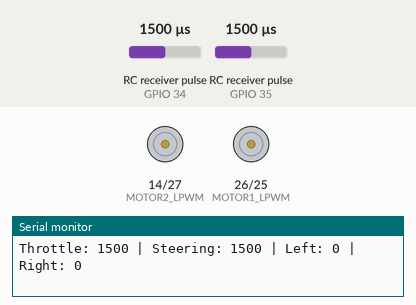
The sketch below on a simulated ESP32. Parts: motor-driver pin pairs drawn as motors (green arrow = first pin HIGH = forward, orange = second pin HIGH = backward, longer = more drive), the last lines printed to the serial monitor. Wiring (inferred from the names in the program): 2 × RC receiver channel: data GPIO 34 / data GPIO 35. Inputs (shaded band) come from the test bench; at power-on: RC receiver pulse (sensors on GPIO 34, GPIO 35) 1500 µs.

Above: at 1.2 s.
1.3 s: RC receiver pulse (sensor on GPIO 34) set to 1020 µs
At 2.3 s:
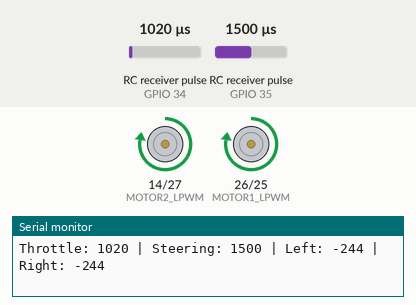
2.8 s: RC receiver pulse (sensor on GPIO 35) set to 1020 µs
At 3.9 s:
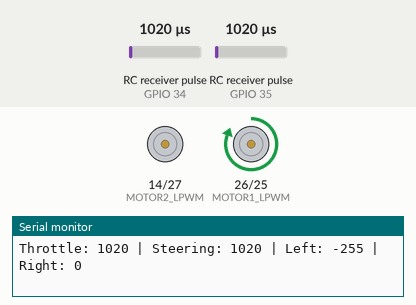
4.3 s: RC receiver pulse (sensor on GPIO 34) set to 1250 µs
At 5.5 s:
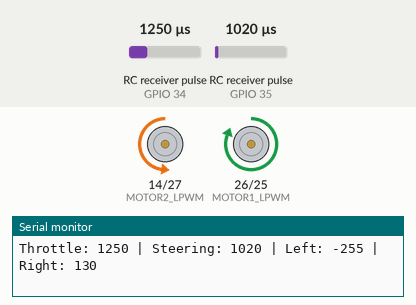
5.8 s: RC receiver pulse (sensor on GPIO 35) set to 1500 µs
At 6.1 s:
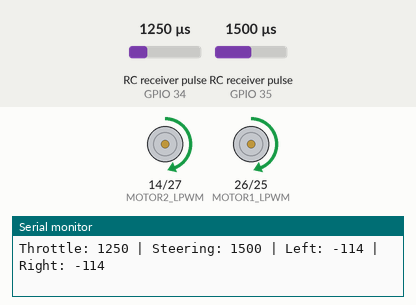
7.3 s: RC receiver pulse (sensor on GPIO 34) set to 1750 µs
At 8.0 s:
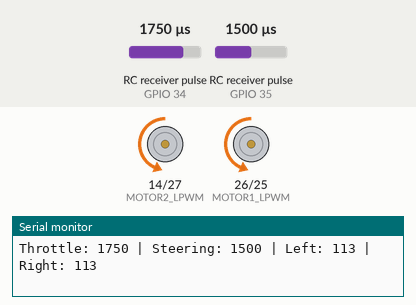
8.8 s: RC receiver pulse (sensor on GPIO 35) set to 1250 µs
At 9.6 s:
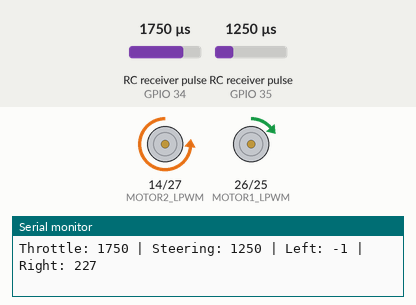
Timing chart, 0 to 11.3 s (numbered marks = the images above; inputs shaded):
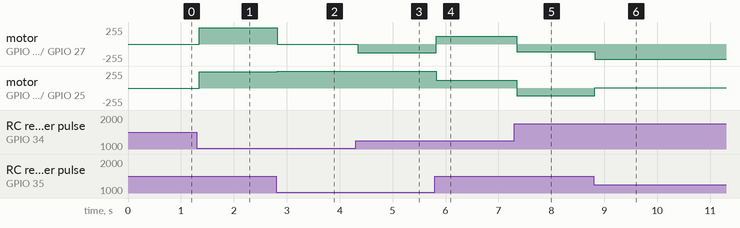

The sketch:

rc_car.ino
```cpp
/*
  ============================================================
  Wireless RC Car Using ESP32
  ============================================================

  Project:
  Wireless Dual-Motor RC Car

  Controller:
  ESP32

  Receiver:
  FlySky FS-iA6B

  Motor Drivers:
  2 x BTS7960

  Power:
  3S LiPo Battery (11.1V nominal, 12.6V fully charged)
  LM2596 Buck Converter(s)

  ------------------------------------------------------------
  Receiver Connections
  ------------------------------------------------------------
  CH1 -> GPIO 34  (Throttle)
  CH2 -> GPIO 35  (Steering)

  ------------------------------------------------------------
  BTS7960 #1
  ------------------------------------------------------------
  RPWM -> GPIO 25
  LPWM -> GPIO 26

  ------------------------------------------------------------
  BTS7960 #2
  ------------------------------------------------------------
  RPWM -> GPIO 27
  LPWM -> GPIO 14

  ============================================================
*/


// ============================================================
// PIN DEFINITIONS
// ============================================================

// ---------- Receiver ----------
const int THROTTLE_PIN = 34;
const int STEERING_PIN = 35;


// ---------- BTS7960 Motor Driver #1 ----------
const int MOTOR1_RPWM = 25;
const int MOTOR1_LPWM = 26;


// ---------- BTS7960 Motor Driver #2 ----------
const int MOTOR2_RPWM = 27;
const int MOTOR2_LPWM = 14;


// ============================================================
// PWM SETTINGS
// ============================================================

const int PWM_FREQUENCY = 1000;
const int PWM_RESOLUTION = 8;       // 8-bit = 0 to 255

const int MAX_SPEED = 255;


// ============================================================
// RC SIGNAL SETTINGS
// ============================================================

// Typical RC receiver pulse range
const int RC_MIN = 1000;
const int RC_CENTER = 1500;
const int RC_MAX = 2000;

// Dead zone around joystick center
const int DEAD_ZONE = 50;


// ============================================================
// SAFETY SETTINGS
// ============================================================

// If receiver signal is not received within this time,
// stop the motors.
const unsigned long SIGNAL_TIMEOUT = 100;


// ============================================================
// FUNCTION: Stop a Motor
// ============================================================

void stopMotor(int rpwm, int lpwm)
{
  analogWrite(rpwm, 0);
  analogWrite(lpwm, 0);
}


// ============================================================
// FUNCTION: Control One BTS7960 Motor
// ============================================================
//
// speed:
//   +255 = maximum forward
//      0 = stop
//   -255 = maximum reverse
//
// ============================================================

void setMotor(int rpwm, int lpwm, int speed)
{
  // Limit speed
  speed = constrain(speed, -MAX_SPEED, MAX_SPEED);

  // Stop
  if (speed == 0)
  {
    analogWrite(rpwm, 0);
    analogWrite(lpwm, 0);
    return;
  }

  // Forward
  if (speed > 0)
  {
    analogWrite(lpwm, 0);
    analogWrite(rpwm, speed);
  }

  // Reverse
  else
  {
    analogWrite(rpwm, 0);
    analogWrite(lpwm, -speed);
  }
}


// ============================================================
// FUNCTION: Convert RC Pulse to Motor Speed
// ============================================================

int rcToSpeed(int pulse)
{
  // If signal is invalid, return zero
  if (pulse < RC_MIN || pulse > RC_MAX)
  {
    return 0;
  }

  // Calculate difference from center
  int difference = pulse - RC_CENTER;

  // Apply dead zone
  if (abs(difference) < DEAD_ZONE)
  {
    return 0;
  }

  // Convert RC value to motor speed
  int speed;

  if (difference > 0)
  {
    speed = map(
      pulse,
      RC_CENTER + DEAD_ZONE,
      RC_MAX,
      0,
      MAX_SPEED
    );
  }
  else
  {
    speed = map(
      pulse,
      RC_MIN,
      RC_CENTER - DEAD_ZONE,
      -MAX_SPEED,
      0
    );
  }

  return constrain(speed, -MAX_SPEED, MAX_SPEED);
}


// ============================================================
// SETUP
// ============================================================

void setup()
{
  Serial.begin(115200);

  // Receiver pins
  pinMode(THROTTLE_PIN, INPUT);
  pinMode(STEERING_PIN, INPUT);

  // Motor driver pins
  pinMode(MOTOR1_RPWM, OUTPUT);
  pinMode(MOTOR1_LPWM, OUTPUT);

  pinMode(MOTOR2_RPWM, OUTPUT);
  pinMode(MOTOR2_LPWM, OUTPUT);

  // Make sure motors are stopped at startup
  stopMotor(MOTOR1_RPWM, MOTOR1_LPWM);
  stopMotor(MOTOR2_RPWM, MOTOR2_LPWM);

  Serial.println();
  Serial.println("=================================");
  Serial.println(" Wireless RC Car - ESP32");
  Serial.println("=================================");
  Serial.println("System starting...");
}


// ============================================================
// MAIN LOOP
// ============================================================

void loop()
{
  // ----------------------------------------------------------
  // Read receiver signals
  // ----------------------------------------------------------

  unsigned long throttlePulse =
    pulseIn(THROTTLE_PIN, HIGH, 30000);

  unsigned long steeringPulse =
    pulseIn(STEERING_PIN, HIGH, 30000);


  // ----------------------------------------------------------
  // Receiver failsafe
  // ----------------------------------------------------------

  if (
    throttlePulse < RC_MIN ||
    throttlePulse > RC_MAX ||
    steeringPulse < RC_MIN ||
    steeringPulse > RC_MAX
  )
  {
    stopMotor(MOTOR1_RPWM, MOTOR1_LPWM);
    stopMotor(MOTOR2_RPWM, MOTOR2_LPWM);

    Serial.println("No valid receiver signal - MOTORS STOPPED");

    delay(20);
    return;
  }


  // ----------------------------------------------------------
  // Convert receiver input to speed values
  // ----------------------------------------------------------

  int throttle = rcToSpeed(throttlePulse);
  int steering = rcToSpeed(steeringPulse);


  // ----------------------------------------------------------
  // Differential Drive Mixing
  // ----------------------------------------------------------
  //
  // Forward:
  //
  // Left  = throttle
  // Right = throttle
  //
  // Turning:
  //
  // Left  = throttle + steering
  // Right = throttle - steering
  //
  // This allows the vehicle to turn by changing the
  // relative speed of the two motors.
  // ----------------------------------------------------------

  int leftMotorSpeed =
    throttle + steering;

  int rightMotorSpeed =
    throttle - steering;


  // Limit motor speeds
  leftMotorSpeed =
    constrain(leftMotorSpeed, -MAX_SPEED, MAX_SPEED);

  rightMotorSpeed =
    constrain(rightMotorSpeed, -MAX_SPEED, MAX_SPEED);


  // ----------------------------------------------------------
  // Send commands to BTS7960 drivers
  // ----------------------------------------------------------

  setMotor(
    MOTOR1_RPWM,
    MOTOR1_LPWM,
    leftMotorSpeed
  );

  setMotor(
    MOTOR2_RPWM,
    MOTOR2_LPWM,
    rightMotorSpeed
  );


  // ----------------------------------------------------------
  // Serial Monitor Debugging
  // ----------------------------------------------------------

  Serial.print("Throttle: ");
  Serial.print(throttlePulse);

  Serial.print(" | Steering: ");
  Serial.print(steeringPulse);

  Serial.print(" | Left: ");
  Serial.print(leftMotorSpeed);

  Serial.print(" | Right: ");
  Serial.println(rightMotorSpeed);


  delay(20);
}
```

Measured:
- after the input at 1.3 s, motor on GPIO 14 (MOTOR2_LPWM) / GPIO 27 (MOTOR2_RPWM), motor on GPIO 26 (MOTOR1_LPWM) / GPIO 25 (MOTOR1_RPWM): stopped → forward 244/255 at once
- after the input at 2.8 s, motor on GPIO 14 (MOTOR2_LPWM) / GPIO 27 (MOTOR2_RPWM): forward 244/255 → stopped at once; motor on GPIO 26 (MOTOR1_LPWM) / GPIO 25 (MOTOR1_RPWM): forward 244/255 → forward 255/255 at once
- after the input at 4.3 s, motor on GPIO 14 (MOTOR2_LPWM) / GPIO 27 (MOTOR2_RPWM): stopped → backward 130/255 at once
- after the input at 5.8 s, motor on GPIO 14 (MOTOR2_LPWM) / GPIO 27 (MOTOR2_RPWM): backward 130/255 → forward 114/255 at once; motor on GPIO 26 (MOTOR1_LPWM) / GPIO 25 (MOTOR1_RPWM): forward 255/255 → forward 114/255 at once
- after the input at 7.3 s, motor on GPIO 14 (MOTOR2_LPWM) / GPIO 27 (MOTOR2_RPWM), motor on GPIO 26 (MOTOR1_LPWM) / GPIO 25 (MOTOR1_RPWM): forward 114/255 → backward 113/255 at once
- after the input at 8.8 s, motor on GPIO 14 (MOTOR2_LPWM) / GPIO 27 (MOTOR2_RPWM): backward 113/255 → backward 227/255 at once; motor on GPIO 26 (MOTOR1_LPWM) / GPIO 25 (MOTOR1_RPWM): backward 113/255 → forward 1/255 at once
